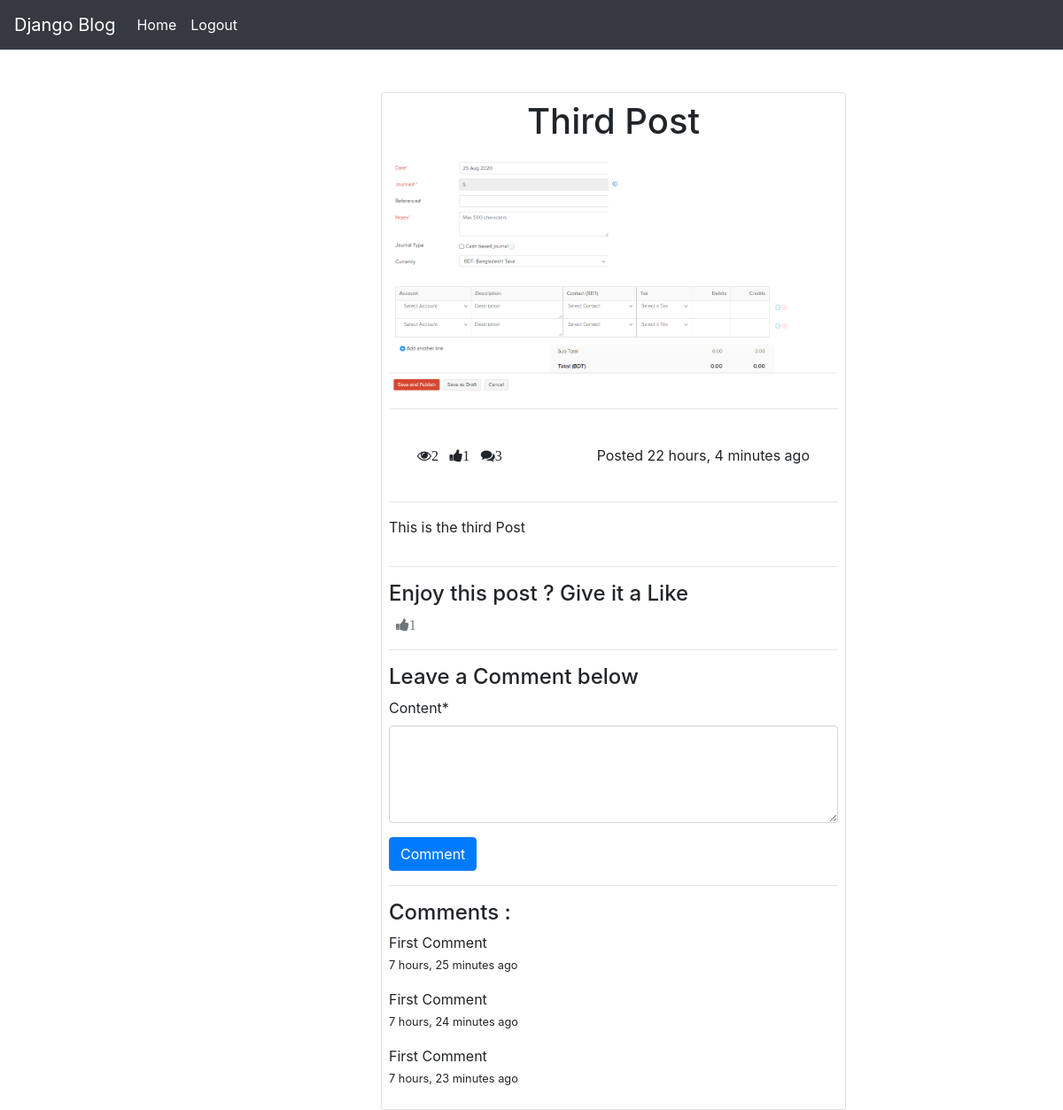
Page /third-post/ (signed in) on the committed database.
### posts/models.py (models this page shows, shortened)
class Post(models.Model):
    title = models.CharField(max_length=100)
    content = models.TextField()
    thumbnail = models.ImageField()
    publish_date = models.DateTimeField(auto_now_add=True)
    last_updated = models.DateTimeField(auto_now_add=True)
    author = models.ForeignKey(User, on_delete=models.CASCADE)
    slug=models.SlugField()
    def get_like_url(self):
        return reverse('like',kwargs={
            'slug':self.slug,
        })
    @property
    def comments(self):
        return self.comment_set.all()
    @property
    def get_comment_count(self):
        return self.comment_set.all().count()
    @property
    def get_view_count(self):
        return self.postview_set.all().count()
    @property
    def get_like_count(self):
        return self.like_set.all().count()

class Comment(models.Model):
    user = models.ForeignKey(User, on_delete=models.CASCADE)
    post = models.ForeignKey(Post, on_delete=models.CASCADE)
    timestamp = models.DateTimeField(auto_now_add=True)
    content = models.TextField()

### posts/views.py (the view, shortened to what this page needs)
# urls.py: path('<slug>/', PostDetailView.as_view(), name='detail'),
class PostDetailView(DetailView):
    model = Post
    def get_context_data(self, **kwargs):
        context = super().get_context_data(**kwargs)
        context.update({
            'form':CommentForm()
        })
        return context
    def get_object(self,**kwargs):
        object=super().get_object(**kwargs)
        if self.request.user.is_authenticated:
            PostView.objects.get_or_create(user=self.request.user,post=object)
        return object

### posts/forms.py
class CommentForm(forms.ModelForm):
    content=forms.CharField(required=True, widget=forms.Textarea(attrs={
        'rows':4
    }))
    class Meta:
        model=Comment
        fields=('content',)

### templates/posts/post_detail.html (shortened to what this page needs)
{% extends "base.html" %}
{% load crispy_forms_tags %}
{% block content %}
<div class="container">
    <div class="row mt-5">
        <div class="col-6 offset-4">
            <div class="card p-2">
                <h1 class="card-title text-center">{{object.title | title}}</h1>
                <img src="{{object.thumbnail.url}}" class="card-img-top" alt="...">
                <hr>
                <div class="p-4">
                    <span><i class="fa fa-eye ml-2">{{object.get_view_count}}</i></span>
                    <span><i class="fa fa-thumbs-up ml-2">{{object.get_like_count}}</i></span>
                    <span><i class="fa fa-comments ml-2">{{object.get_comment_count}}</i></span>
                    <span class="float-right mr-2">Posted {{object.publish_date | timesince}} ago</span>
                </div>
                <hr>
                <p>{{object.content}}</p>
                <hr>
                <h4>Enjoy this post ? Give it a Like</h4>
                <a href="{{object.get_like_url}}" class="text-muted">
                    <i class="fa fa-thumbs-up ml-2">{{object.get_like_count}}</i>
                </a>
                <hr>
                {% if request.user.is_authenticated %}
                <h4>Leave a Comment below</h4>
                <form method="POST">
                    {{form | crispy}}
                    <button class="btn btn-primary">Comment</button>
                </form>
                <hr>
                <h4>Comments : </h4>
                {% for comment in object.comments %}
                    <div>
                        <p>
                            {{comment.content}}
                            <br>
                            <small>{{comment.timestamp | timesince}} ago</small>
                        </p>
                    </div>
                {% endfor %}
                {% else %}
                <a href="{% url 'account_login' %}" class="btn btn-primary btn-block">Login to Comment</a>
                {% endif %}
            </div>
        </div>
    </div>
</div>
{% endblock content %}

### rows in the picture
Post: title "Third Post", thumbnail (picture), get_view_count "2", get_like_count "1", get_comment_count "3", publish_date "22 hours, 4 minutes", content "This is the third Post"
Comment: content "First Comment", timestamp "7 hours, 25 minutes"
Comment: content "First Comment", timestamp "7 hours, 24 minutes"
Comment: content "First Comment", timestamp "7 hours, 23 minutes"
